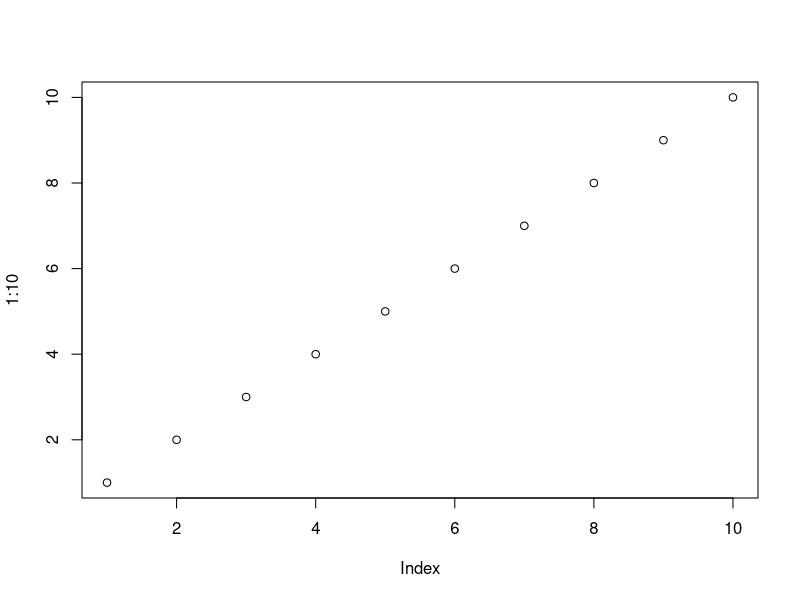
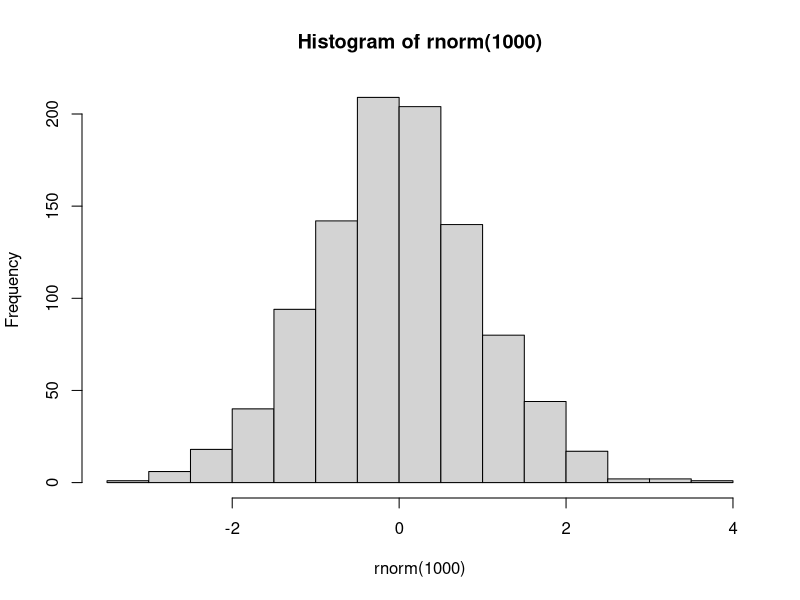

Recreate these plots in R, in order.
## ---- chunk 1
1+1
.4-.7+.3 # what? it is not zero!
## ---- chunk 2
plot(1:10)
hist(rnorm(1000))
## ---- chunk 3
    strsplit('hello indented world', ' ')[[1]]
